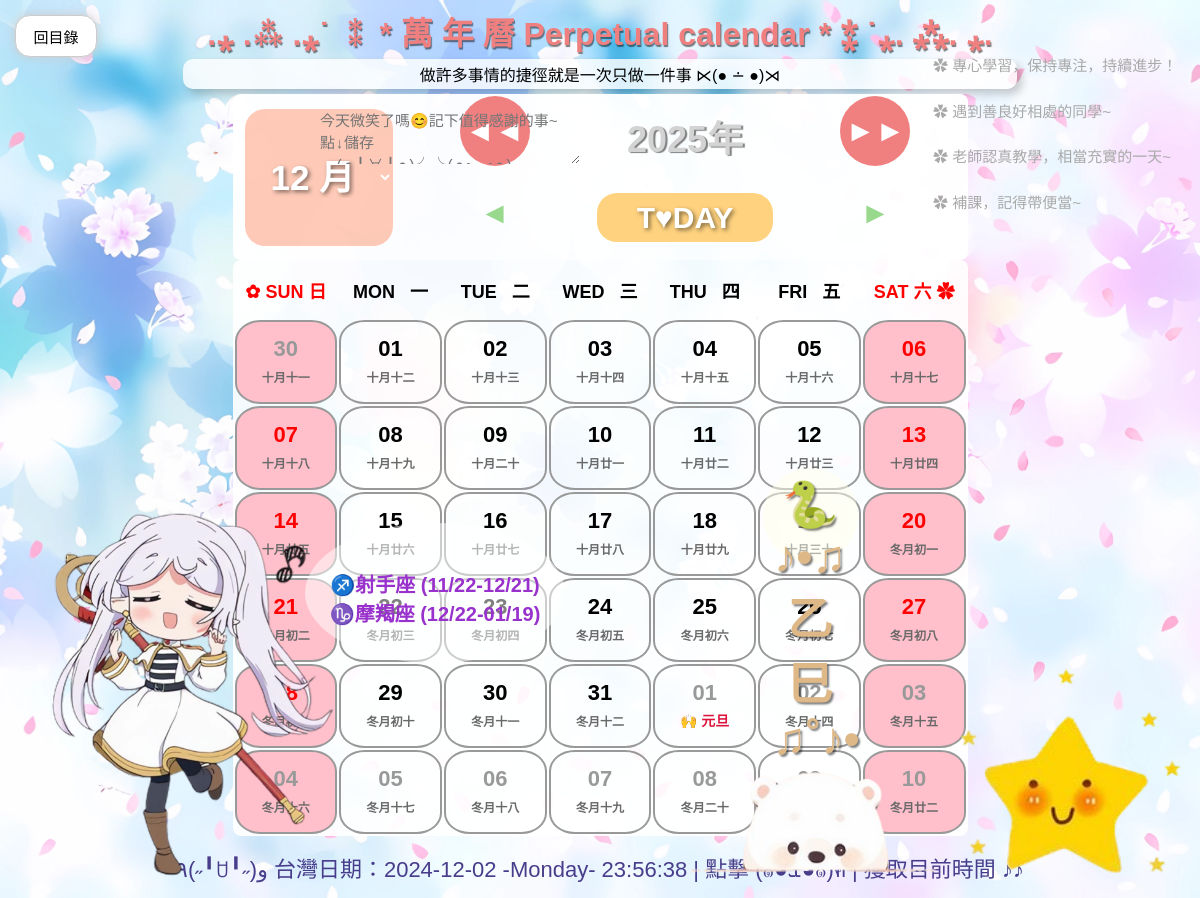
/index.php?year=2025&month=12, run on the app's committed database.
### tables this page shows
CREATE TABLE `notes` (
  `id` int(11) NOT NULL,
  `content` text NOT NULL,
  `created_at` timestamp NOT NULL DEFAULT current_timestamp(),
  `updated_at` timestamp NOT NULL DEFAULT current_timestamp() ON UPDATE current_timestamp()
);

### lunar.php (called while the page is built, shortened)
<?php
class Lunar{
    var $MIN_YEAR=1891;
    function convertSolarToLunar($year='',$month='',$date=''){
        $yearData=$this->lunarInfo[$year-$this->MIN_YEAR];
        return $this->getLunarByBetween($year,$this->getDaysBetweenSolar($year,$month,$date,$yearData[1],$yearData[2]));
    }
    function getLunarYearName($year){
        $sky=array('庚','辛','壬','癸','甲','乙','丙','丁','戊','己');
        $earth=array('申','酉','戌','亥','子','丑','寅','卯','辰','巳','午','未');
        $year=$year.'';
        return $sky[$year[3]].$earth[$year%12];
    }
    function getYearZodiac($year){
        $zodiac=array('猴','雞','狗','豬','鼠','牛','虎','兔','龍','蛇','馬','羊');
        return $zodiac[$year%12];
    }
    function getLunarMonths($year){
        $yearData=$this->lunarInfo[$year-$this->MIN_YEAR];
        $leapMonth=$yearData[0];
        $bit=decbin($yearData[3]);
        for ($i=0;$i<strlen($bit);$i ++){
            $bitArray[$i]=substr($bit,$i,1);
        }
        for($k=0,$klen=16-count($bitArray);$k<$klen;$k++){
            array_unshift($bitArray,'0');
        }
        $bitArray=array_slice($bitArray,0,($leapMonth==0?12:13));
        for($i=0;$i<count($bitArray);$i++){
            $bitArray[$i]=$bitArray[$i] + 29;
        }
        return $bitArray;
    }
    function getLunarYearDays($year){
        $monthArray=$this->getLunarYearMonths($year);
        $len=count($monthArray);
        return ($monthArray[$len-1]==0?$monthArray[$len-2]:$monthArray[$len-1]);
    }
    function getLunarYearMonths($year){
        $monthData=$this->getLunarMonths($year);
        $res=array();
        $yearData=$this->lunarInfo[$year-$this->MIN_YEAR];
        $len=($yearData[0]==0?12:13);
        for($i=0;$i<$len;$i++){
            $temp=0;
            for($j=0;$j<=$i;$j++){
                $temp+=$monthData[$j];
            }
            array_push($res,$temp);
        }
        return $res;
    }
    function getLeapMonth($year){
        $yearData=$this->lunarInfo[$year-$this->MIN_YEAR];
        return $yearData[0];
    }
    function getDaysBetweenSolar($year,$cmonth,$cdate,$dmonth,$ddate){
        $a=mktime(0,0,0,$cmonth,$cdate,$year);
        $b=mktime(0,0,0,$dmonth,$ddate,$year);
        return ceil(($a-$b)/24/3600);
    }
    function getLunarByBetween($year,$between){
        $lunarArray=array();
        $t=0;
        $e=0;
        $leapMonth=0;
        if($between==0){
            array_push($lunarArray,$year,'正月','初一');
            $t=1;
            $e=1;
        }else{
            $year=$between>0? $year : ($year-1);
            $yearMonth=$this->getLunarYearMonths($year);
            $leapMonth=$this->getLeapMonth($year);
            $between=$between>0?$between : ($this->getLunarYearDays($year)+$between);
            for($i=0;$i<13;$i++){
                if($between==$yearMonth[$i]){
                    $t=$i+2;
                    $e=1;
                    break;
                }else if($between<$yearMonth[$i]){
                    $t=$i+1;
                    $e=$between-(empty($yearMonth[$i-1])?0:$yearMonth[$i-1])+1;
                    break;
                }
            }
            $m=($leapMonth!=0&&$t==$leapMonth+1)?('閏'.$this->getCapitalNum($t- 1,true)):$this->getCapitalNum(($leapMonth!=0&&$leapMonth+1<$t?($t-1):$t),true);
            array_push($lunarArray,$year,$m,$this->getCapitalNum($e,false));
        }
        array_push($lunarArray,$this->getLunarYearName($year));
        array_push($lunarArray,$t,$e);
        array_push($lunarArray,$this->getYearZodiac($year));
        array_push($lunarArray,$leapMonth);
        return $lunarArray;
    }
    function getCapitalNum($num,$isMonth){
        $isMonth=$isMonth||false;
        $dateHash=array('0'=>'','1'=>'一','2'=>'二','3'=>'三','4'=>'四','5'=>'五','6'=>'六','7'=>'七','8'=>'八','9'=>'九','10'=>'十 ');
        $monthHash=array('0'=>'','1'=>'正月','2'=>'二月','3'=>'三月','4'=>'四月','5'=>'五月','6'=>'六月','7'=>'七月','8'=>'八月','9'=>'九月','10'=>'十月','11'=>'冬月','12'=>'臘月');
        $res='';
        if($isMonth){
            $res=$monthHash[$num];
        }else{
            if($num<=10){
                $res='初'.$dateHash[$num];
            }else if($num>10&&$num<20){
                $res='十'.$dateHash[$num-10];
            }else if($num==20){
                $res="二十";
            }else if($num>20&&$num<30){
                $res="廿".$dateHash[$num-20];
            }else if($num==30){
                $res="三十";
            }
        }
        return $res;
    }
}
?>
<?php
function getLunarYearName($year) {
    $sky = array('甲','乙','丙','丁','戊','己','庚','辛','壬','癸');
    $earth = array('子','丑','寅','卯','辰','巳','午','未','申','酉','戌','亥');
    $skyIndex = ($year - 4) % 10;
    $earthIndex = ($year - 4) % 12;
    return $sky[$skyIndex] . $earth[$earthIndex];
}
?>

### index.php (the view, shortened to what this page needs)
<!DOCTYPE html>
<html lang="en">
<head>
</head>
<body>
<h1>.⁎ .⁂ .⁎˙ ⁑ * 萬  年  曆  Perpetual calendar * ⁑ ˙⁎. ⁂. ⁎.  </h1>
<a id="home" href="../index.html">回目錄</a>
<?php
$randomMessage = $marqueeMessages[rand(0, count($marqueeMessages) - 1)];
if (isset($_GET['update'])) {
    $randomMessage = $marqueeMessages[rand(0, count($marqueeMessages) - 1)];
} else {
    $randomMessage = $marqueeMessages[rand(0, count($marqueeMessages) - 2)];
}
?>
<div id="marquee-container">
    <marquee behavior="scroll" direction="left">
        <?php echo $randomMessage; ?>
    </marquee>
</div>
<?php
if(isset($_GET['month'])){
  $month=$_GET['month'];
}else{
  $month=date("m");
}
if (isset($_GET['year'])) {
  $year = $_GET['year'];
} else {
  $year = date("Y");
}
if($month-1<1){
  $prevMonth=12;
  $prevYear=$year-1;
}else{
  $prevMonth=$month-1;
  $prevYear=$year;
}
if($month+1>12){
  $nextMonth=1;
  $nextYear=$year+1;
}else{
  $nextMonth=$month+1;
  $nextYear=$year;
}
$prevYearMonth = $year - 1;
$nextYearMonth = $year + 1;
$spDate=[
'2024-06-10' => "🐲 端午節 🚩",
'2024-09-17' => "🥮 中秋節 🌕",
'2024-10-11' => "🌼 重陽節",
'2024-11-07' => "🍲 立冬",
'2024-11-22' => "⛄ 小雪",
'2024-12-06' => "☃️ 大雪",
'2024-12-21' => "🥣 冬至",
'2024-12-25' => "🎅行憲紀念🎄",
'2025-01-27' => "📅 彈性放假",
'2025-01-28' => "🧧 除夕",
'2025-01-29' => "農曆春節🧨",
'2025-01-30' => "農曆新年🧨",
'2025-01-31' => "農曆新年🧨",
'2025-02-01' => "農曆新年🧨",
'2025-02-02' => "農曆新年🧨",
'2025-02-08' => "🙈 補班",
'2025-05-31' => "🐲 端午節 🚩",
'2025-10-06' => "🥮 中秋節 🌕",
'2026-06-19' => "🐲 端午節 🚩",
'2026-09-25' => "🥮 中秋節 🌕",
];
$holidays = [
'01-01' => "🙌 元旦",
'02-28' => "228 紀念日",
'04-04' => "🎠 兒童節",
'04-05' => "💐 清明節",
'05-01' => "💼 勞動節",
'10-10' => "🎉 國慶日",
];
?>
<?php
$zodiacs = ["🐭", "🐮", "🐯", "🐰", "🐉", "🐍", "🐴", "🐏", "🐵", "🐓", "🐶", "🐷"];
$zodiacIndex = ($year - 4) % 12;
$zodiacName = $zodiacs[$zodiacIndex];
$zodiacSigns = [
    "1" => ["♑摩羯座 (12/22-01/19)", "♒水瓶座 (01/20-02/18)"],
    "2" => ["♒水瓶座 (01/20-02/18)", "♓雙魚座 (02/19-03/20)"],
    "3" => ["♓雙魚座 (02/19-03/20)", "♈牡羊座 (03/21-04/19)"],
    "4" => ["♈牡羊座 (03/21-04/19)", "♉金牛座 (04/20-05/20)"],
    "5" => ["♉金牛座 (04/20-05/20)", "♊雙子座 (05/21-06/20)"],
    "6" => ["♊雙子座 (05/21-06/20)", "♋巨蟹座 (06/21-07/22)"],
    "7" => ["♋巨蟹座 (06/21-07/22)", "♌獅子座 (07/23-08/22)"],
    "8" => ["♌獅子座 (07/23-08/22)", "♍處女座 (08/23-09/22)"],
    "9" => ["♍處女座 (08/23-09/22)", "♎天秤座 (09/23-01/22)"],
    "10" => ["♎天秤座 (09/23-10/22)", "♏天蠍座 (10/23-11/21)"],
    "11" => ["♏天蠍座 (10/23-11/21)", "♐射手座 (11/22-12/21)"],
    "12" => ["♐射手座 (11/22-12/21)", "♑摩羯座 (12/22-01/19)"]
];
$currentZodiac = $zodiacSigns[$month];
include 'lunar.php';
$lunarYearName = getLunarYearName($year);
?>
<?php
require 'db.php';
$stmt = $pdo->query("SELECT * FROM notes ORDER BY created_at DESC");
$notes = $stmt->fetchAll(PDO::FETCH_ASSOC);
?>
<div class="custom-form">
    <form method="post" action="save_note.php">
        <textarea name="content" rows="5" placeholder="今天微笑了嗎😊記下值得感謝的事~點↓儲存╭(●╹∀╹●)╯╰(●•◡•●)╮~"></textarea>
        <button type="submit">儲存起來 ✿ 明天也是美好的一天</button>
    </form>
</div>
<div class="note-container">
    <?php foreach ($notes as $note): ?>
        <div class="note">
            <p><?php echo htmlspecialchars($note['content']); ?></p>
            <form method="post" action="index.php" style="display:inline;">
                <button type="submit">✿ 編輯 ✿</button>
            </form>
            <form method="post" action="delete_note.php" style="display:inline;">
                <button type="submit">✿ 刪除 ✿</button>
            </form>
        </div>
    <?php endforeach; ?>
</div>
<div class='nav'>
    <table style="width:100%">
        <tr>
            <td rowspan="2">
                <form action="index.php" method="get">
                <select name="month" class="month" onchange="this.form.submit()">
                    <?php for ($m = 1; $m <= 12; $m++): ?>
                        <option value="<?= $m; ?>" <?= $month == $m ? 'selected' : ''; ?>>
                            <?= $m; ?> 月
                        </option>
                    <?php endfor; ?>
                </select>
                </form>
            </td>
            <td class="nextYear">
                <a href="index.php?year=<?=$prevYearMonth;?>&month=<?=$month;?>">◄◄</a>
            </td>
            <td class="year"
            onclick="alert('✿(๑◕ܫ◕๑)ฅ | 感恩的心 (˶╹ꇴ╹˶)♡ 年年開心 | ✧*｡٩(ˊᗜˋ*)و✧*｡ .⁎˙* ✿-查詢年份，請按確定鍵後，點擊【 ◄◄ 】or【 ►► 】查詢~謝謝-✿')"
            style="font-size: 36px;">
                <?php echo "{$year}年"; ?>
            </td>
            <td class="nextYear">
                <a href="index.php?year=<?=$nextYearMonth;?>&month=<?=$month;?>">►►</a>
            </td>
        </tr>
        <tr>
        <td class="nextMonth">
            <a href="index.php?year=<?=$prevYear;?>&month=<?=$prevMonth;?>">◄</a>
        </td>
        <td class="today-button">
            <a href="index.php?year=<?php echo date('Y'); ?>&month=<?php echo date('m'); ?>" class="today-link">
            T♥DAY
            </a>
        </td>
        <td class="nextMonth">
            <a href="index.php?year=<?=$nextYear;?>&month=<?=$nextMonth;?>">►</a>
        </td>
    </tr>
    </table>
</div>
<table>
<tr>
    <th style='color:red'>✿ SUN 日</th>
    <th>MON &nbsp; 一</th>
    <th>TUE &nbsp; 二</th>
    <th>WED &nbsp; 三</th>
    <th>THU &nbsp; 四</th>
    <th>FRI &nbsp; 五</th>
    <th style='color:red'>SAT 六 ✿</th>
</tr>
<?php
$firstDay="{$year}-{$month}-1";
$firstDayTime=strtotime($firstDay);
$firstDayWeek=date("w",$firstDayTime);
require_once 'lunar.php';
$lunar = new Lunar();
for($i=0;$i<6;$i++){
    echo "<tr>";
    for($j=0;$j<7;$j++){
        $cell=$i*7+$j -$firstDayWeek;
        $theDayTime=strtotime("$cell days".$firstDay);
        $theMonth=(date("m",$theDayTime)==date("m",$firstDayTime))?'':'grey-text';
        $isToday=(date("Y-m-d",$theDayTime)==date("Y-m-d"))?'today':'';
        $w=date("w",$theDayTime);
        $isHoliday=($w==0 || $w==6)?'holiday':'';
        $lunarDate = $lunar->convertSolarToLunar(date('Y', $theDayTime), date('m', $theDayTime), date('d', $theDayTime));
        echo "<td class='$isHoliday $theMonth $isToday'>";
        echo date("d",$theDayTime);
        if (isset($spDate[date("Y-m-d", $theDayTime)])) {
            echo "<br><span class='sp-date'>{$spDate[date("Y-m-d", $theDayTime)]}</span>";
        }
        elseif (isset($holidays[date("m-d", $theDayTime)])) {
            echo "<br><span class='holiday-text'>{$holidays[date("m-d", $theDayTime)]}</span>";
        }
        elseif ($lunarDate) {
        echo "<br><span class='lunar-date'>{$lunarDate[1]}{$lunarDate[2]}</span>";
        }
        echo "</td>";
    }
    echo "</tr>";
}
?>
</table>
<div class="robot-arm">
        <div class="base">
            <a href="?update=true">
            <?php echo"{$zodiacName}<br>♪•♫<br>{$lunarYearName} ♫˚♪•" ?>
        </div>
</div>
<div class="zodiac">
    <br><br><?= $currentZodiac[0]; ?> <br> <?= $currentZodiac[1]; ?> <br>
</div>
<?php
$currentTime = date("Y-m-d -l- H:i:s");
?>
<div class="current-time">
    ٩(˶╹ꇴ╹˶)و 台灣日期：<?php echo $currentTime; ?> | 點擊 (๑◕ܫ◕๑)ฅ | 獲取目前時間 ♪♪
</div>
<?php
$month = isset($_GET['month']) ? $_GET['month'] : date('n');
$smallImages = [
    1 => "s1.png",
    2 => "s2.png",
    3 => "s3.png",
    4 => "s4.webp",
    5 => "s5.png",
    6 => "s6.png",
    7 => "s7.png",
    8 => "s8.png",
    9 => "s9.png",
    10 => "s10.png",
    11 => "s11.png",
    12 => "s12.png",
];
$selectedSmallImage = isset($smallImages[$month]) ? $smallImages[$month] : $smallImages[1];
?>
<div class="selected-image <?php echo "month-" . $month; ?>">
    <img src="images/<?php echo $selectedSmallImage; ?>" alt="當前月份小圖">
</div>
<div class="right-image">
    <img src="./images/right-image1.png" alt="右圖1" />
    <img src="./images/right-image02.png" alt="右圖2" />
</div>
</body>
</html>

### data on the page
notes: content "✿ 專心學習，保持專注，持續進步！"
notes: content "✿ 遇到善良好相處的同學~"
notes: content "✿ 老師認真教學，相當充實的一天~"
notes: content "✿ 補課，記得帶便當~"

### other printed values
$randomMessage "做許多事情的捷徑就是一次只做一件事 ⋉(● ∸ ●)⋊"
$year "2025"
date("d",$theDayTime) "30"
$lunarDate[1] "十月"
$lunarDate[2] "十一"
date("d",$theDayTime) "01"
$lunarDate[2] "十二"
date("d",$theDayTime) "02"
$lunarDate[2] "十三"
date("d",$theDayTime) "03"
$lunarDate[2] "十四"
date("d",$theDayTime) "04"
$lunarDate[2] "十五"
date("d",$theDayTime) "05"
$lunarDate[2] "十六"
